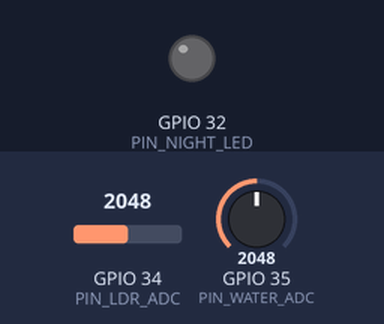
This sketch was run on a simulated ESP32. Shown: output pins drawn as LEDs (lit = HIGH). Inputs (shaded band) come from the test bench; at power-on: GPIO 34 (PIN_LDR_ADC) = 2048, GPIO 35 (PIN_WATER_ADC) = 2048. What the sketch prints to the serial monitor is not drawn.

Above: at 1.7 s.
1.8 s: GPIO 34 (PIN_LDR_ADC) set to 1638
4.8 s: GPIO 34 (PIN_LDR_ADC) set to 1557
At 6.2 s:
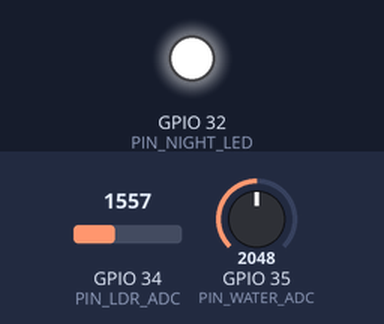
Timing chart, 0 to 7.8 s (numbered marks = the images above; inputs shaded):
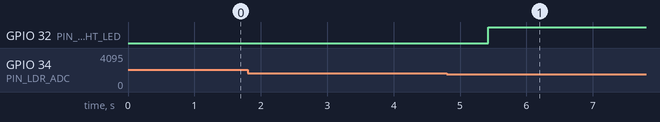

Measured:
- the behaviour switches between 1600 and 1599 on GPIO 34 (PIN_LDR_ADC) (found by bisection; images 0 and 1)
- after the input at 1.8 s, every drawn part: stays the same
- after the input at 4.8 s, GPIO 32 (PIN_NIGHT_LED): LOW → HIGH after 0.63 s

The sketch:

sketch.ino
```cpp
/*
 * Smart Cane IoT — PTIT | Module Môi Trường & Đèn (Đạt)
 * Mô phỏng Wokwi: Cảm biến nước (Water Sensor) + Cảm biến ánh sáng (LDR) + Đèn LED ban đêm
 *
 * Sơ đồ chân (khớp docs/PINOUT.md):
 * - GPIO 35 (ADC1_CH7): Tín hiệu Analog cảm biến nước (Water Sensor)
 * - GPIO 34 (ADC1_CH6): Tín hiệu Analog cảm biến ánh sáng (LDR)
 * - GPIO 32: Điều khiển LED ban đêm (qua trở hạn dòng 220 Ohm)
 */

#include <Arduino.h>

// Định nghĩa chân phần cứng
const int PIN_WATER_ADC = 35;
const int PIN_LDR_ADC   = 34;
const int PIN_NIGHT_LED = 32;

// Cấu hình ngưỡng cảm biến
// ESP32 ADC: 12-bit (0 - 4095), điện áp 0 - 3.3V
const int WATER_THRESHOLD = 1500;       // ADC > 1500: Phát hiện có nước / ẩm ướt
const int LIGHT_ON_THRESHOLD  = 1600;   // ADC < 1600: Trời tối -> Bật đèn
const int LIGHT_OFF_THRESHOLD = 2100;   // ADC > 2100: Trời đủ sáng -> Tắt đèn (Trễ hysteresis chống nhấp nháy)

// Thời gian chu kỳ gửi dữ liệu
const unsigned long TELEMETRY_INTERVAL_MS = 2000;
const unsigned long SENSOR_SAMPLE_INTERVAL_MS = 100;

// Biến trạng thái
unsigned long lastTelemetryTime = 0;
unsigned long lastSampleTime = 0;

int rawWaterAdc = 0;
int rawLdrAdc = 0;
bool isWaterDetected = false;
bool isLedActive = false;

// Bộ lọc làm mịn dữ liệu ADC (Moving average đơn giản)
long waterAdcAccumulator = 0;
long ldrAdcAccumulator = 0;
int sampleCount = 0;

void setup() {
  Serial.begin(115200);
  delay(500);

  pinMode(PIN_WATER_ADC, INPUT);
  pinMode(PIN_LDR_ADC, INPUT);
  pinMode(PIN_NIGHT_LED, OUTPUT);
  digitalWrite(PIN_NIGHT_LED, LOW);

  Serial.println(F("=================================================="));
  Serial.println(F("  SMART CANE IoT - ENVIRONMENT MODULE (DAT)       "));
  Serial.println(F("  PTIT 2026 | Wokwi Simulation Started            "));
  Serial.println(F("=================================================="));
  Serial.println(F("Pins: WATER_ADC=35 | LDR_ADC=34 | NIGHT_LED=32"));
  Serial.println(F("Mode: Auto Light Detection (Hysteresis) + Water Alarm"));
  Serial.println(F("--------------------------------------------------"));
}

void processSensors() {
  // Đọc giá trị tức thời từ ADC
  int curWater = analogRead(PIN_WATER_ADC);
  int curLdr   = analogRead(PIN_LDR_ADC);

  waterAdcAccumulator += curWater;
  ldrAdcAccumulator += curLdr;
  sampleCount++;

  if (sampleCount >= 5) {
    rawWaterAdc = waterAdcAccumulator / sampleCount;
    rawLdrAdc   = ldrAdcAccumulator / sampleCount;

    waterAdcAccumulator = 0;
    ldrAdcAccumulator = 0;
    sampleCount = 0;

    // 1. Xử lý cảm biến nước
    isWaterDetected = (rawWaterAdc >= WATER_THRESHOLD);

    // 2. Xử lý cảm biến ánh sáng & LED tự động (Hysteresis)
    if (!isLedActive && rawLdrAdc < LIGHT_ON_THRESHOLD) {
      isLedActive = true;
      digitalWrite(PIN_NIGHT_LED, HIGH);
    } else if (isLedActive && rawLdrAdc > LIGHT_OFF_THRESHOLD) {
      isLedActive = false;
      digitalWrite(PIN_NIGHT_LED, LOW);
    }
  }
}

void printTelemetryJson() {
  // Tạo định dạng JSON đúng theo contract docs/MQTT_CONTRACT.md
  Serial.print(F("{\"device_id\":\"cane-01\","));
  Serial.print(F("\"water_detected\":"));
  Serial.print(isWaterDetected ? "true" : "false");
  Serial.print(F(",\"water_adc\":"));
  Serial.print(rawWaterAdc);
  Serial.print(F(",\"light_level\":"));
  Serial.print(rawLdrAdc);
  Serial.print(F(",\"led_on\":"));
  Serial.print(isLedActive ? "true" : "false");
  Serial.print(F(",\"status\":\""));
  if (isWaterDetected) {
    Serial.print(F("WATER_WARNING"));
  } else if (isLedActive) {
    Serial.print(F("NIGHT_MODE"));
  } else {
    Serial.print(F("NORMAL"));
  }
  Serial.println(F("\"}"));
}

void printStatusDashboard() {
  Serial.println(F("\n--- [BẢNG THEO DÕI CẢM BIẾN MÔI TRƯỜNG] ---"));
  Serial.print(F("Water Sensor ADC (GPIO 35): "));
  Serial.print(rawWaterAdc);
  Serial.print(F(" / 4095 -> "));
  if (isWaterDetected) {
    Serial.println(F("[!] CẢNH BÁO: PHÁT HIỆN CHẠM NƯỚC"));
  } else {
    Serial.println(F("[OK] Khô ráo"));
  }

  Serial.print(F("LDR Sensor ADC (GPIO 34):   "));
  Serial.print(rawLdrAdc);
  Serial.print(F(" / 4095 -> "));
  if (rawLdrAdc < LIGHT_ON_THRESHOLD) {
    Serial.println(F("Môi trường TỐI"));
  } else if (rawLdrAdc > LIGHT_OFF_THRESHOLD) {
    Serial.println(F("Môi trường SÁNG"));
  } else {
    Serial.println(F("Vùng trễ chuyển tiếp"));
  }

  Serial.print(F("Đèn LED cảnh báo (GPIO 32):  "));
  Serial.println(isLedActive ? F("[ON] ĐANG BẬT") : F("[OFF] ĐANG TẮT"));
  Serial.println(F("---------------------------------------------"));
}

void loop() {
  unsigned long now = millis();

  // Đọc mẫu cảm biến mỗi 100ms
  if (now - lastSampleTime >= SENSOR_SAMPLE_INTERVAL_MS) {
    lastSampleTime = now;
    processSensors();
  }

  // Xuất telemetry mỗi 2 giây
  if (now - lastTelemetryTime >= TELEMETRY_INTERVAL_MS) {
    lastTelemetryTime = now;
    printTelemetryJson();
    // printStatusDashboard(); // Bật nếu muốn xem log chi tiết
  }
}
```
